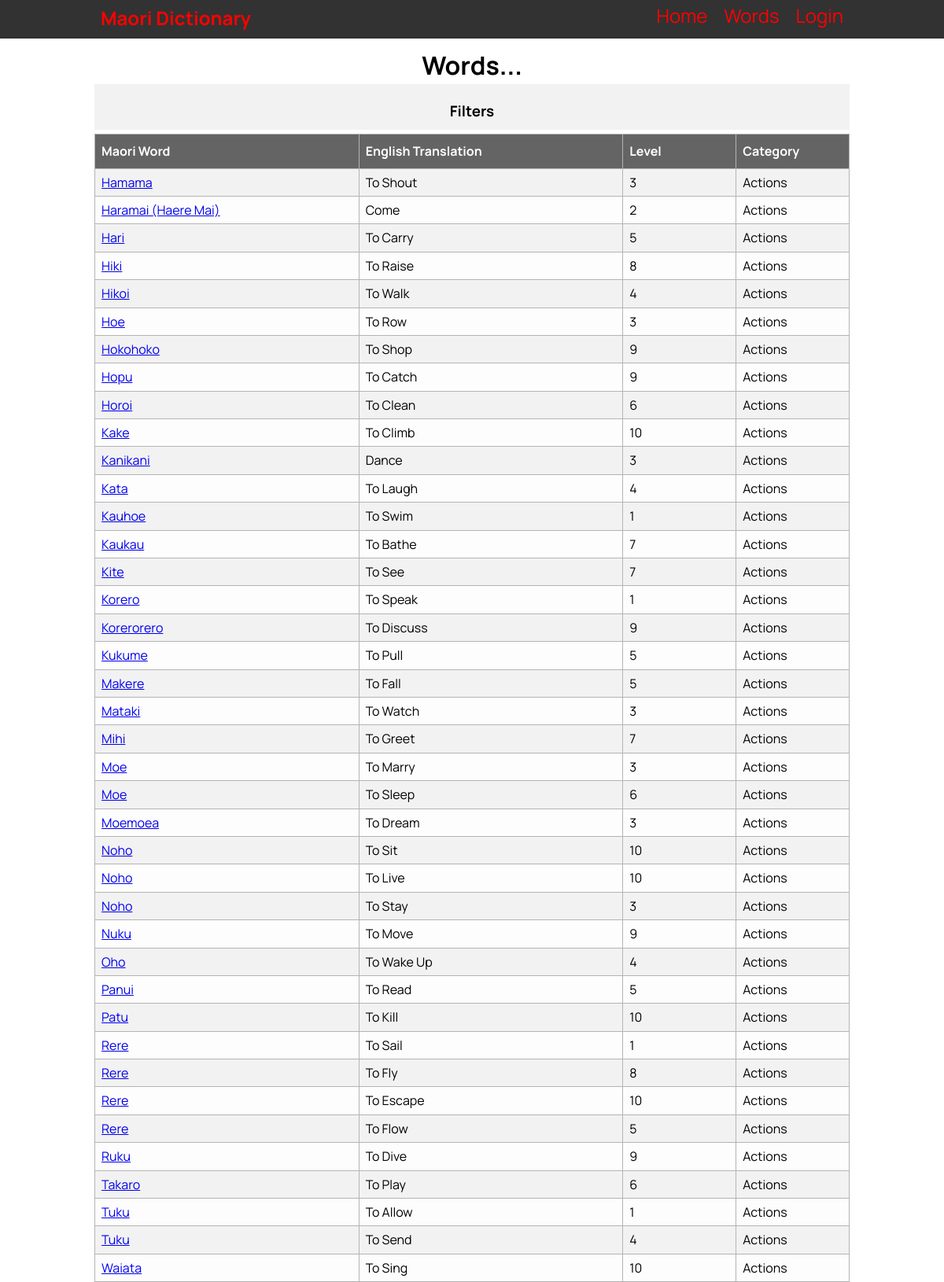
Screenshot of /word_list/1_0 with the database file from the repository.
### tables this page shows
CREATE TABLE "vocab_list"
(
    id                  integer
        constraint vocab_list_pk
            primary key autoincrement,
    maori_word          varchar(30),
    english_translation varchar(30),
    category            varchar(30),
    definition          varchar(100),
    level               integer,
    last_edited_time    date,
    last_edited_user    varchar(60)
, image_name varchar(30));

### app.py (the view)
@app.route('/word_list/<category_id>_<level_id>')
def render_word_list(category_id, level_id):
    con = create_connection(DATABASE)
    cur = con.cursor()
    query = "SELECT id, name FROM category"
    cur.execute(query)
    category_list = cur.fetchall()
    query = "SELECT id, number FROM level"
    cur.execute(query)
    level_list = cur.fetchall()
    category = category_list[int(category_id) - 1][1]
    level = int(level_id)
    if category_id == "0" and level_id == "0":
        query = "SELECT id, maori_word, english_translation, category, level FROM vocab_list"
        cur.execute(query)
    elif category_id != "0" and level_id == "0":
        query = "SELECT id, maori_word, english_translation, category, level FROM vocab_list WHERE category=?"
        cur.execute(query, (category,))
    elif category_id == "0" and level_id != "0":
        query = "SELECT id, maori_word, english_translation, category, level FROM vocab_list WHERE level=?"
        cur.execute(query, (level,))
    else:
        query = "SELECT id, maori_word, english_translation, category, level FROM vocab_list WHERE category=? AND level=?"
        cur.execute(query, (category, level))
    word_list = cur.fetchall()
    con.close()
    word_list = reformat_word_list(word_list)
    category_list = reformat_category_list(category_list)
    return render_template('word_list.html', page_name='Words', logged_in=is_logged_in(), admin=is_admin(),
                           word_list=word_list, category_list=category_list, level_list=level_list,
                           current_category=category_id, current_level=level_id)

### app.py (called while the page is built)
def create_connection(db_file):
    try:
        connection = sqlite3.connect(db_file)
        return connection
    except Error as e:
        print(e)
    return None

def is_logged_in():
    if session.get('email') is None:
        return False
    else:
        return True

def is_admin():
    if is_logged_in():
        if session.get('role') == "Teacher" or session.get('role') == "Admin":
            return True
        else:
            return False
    else:
        return False

def reformat_word_list(words):
    word_list = []
    for word in words:
        if len(word) == 4:
            word = (word[0], str(word[1]).title(), str(word[2]).title(), str(word[3]).title())
        elif len(word) == 5:
            word = (word[0], str(word[1]).title(), str(word[2]).title(), str(word[3]).title(), str(word[4]))
        word_list.append(word)
    return word_list

def reformat_category_list(categories):
    category_list = []
    for category in categories:
        category = (category[0], str(category[1]).title())
        category_list.append(category)
    return category_list

### templates/word_list.html (shortened to what this page needs)
{% extends "base.html" %}
{% block pageheading %}Words...{% endblock %}
{% block main %}
<div class="container">
  <button type="button" class="collapsible"><h3>Filters</h3></button>
</div>
<table class="list">
  <tr>
    <th style="width:35%">Maori Word</th>
    <th style="width:35%">English Translation</th>
    <th style="width:15%">Level</th>
    <th style="width:15%">Category</th>
  </tr>
  {% for word in word_list %}
    <tr>
      <td><a href="/individual_word/{{ word[0] }}">{{ word[1] }}</a></td>
      <td>{{ word[2] }}</td>
      <td>{{ word[4] }}</td>
      <td>{{ word[3] }}</td>
    </tr>
  {% endfor %}
</table>
{% endblock %}

### static/MDW.css (style rules this page uses)
* { font-family: 'Manrope', sans-serif; padding: 0; margin: 0; box-sizing: border-box; }
body { background-color: rgb(255, 255, 255); }
.container { width: 80vw; margin: auto; }
.container::after { content: ""; clear: both; display: table; }
h3, h4 { text-align: center; margin: 1.5rem 0 0.5rem 0; }
.collapsible { background-color: #f2f2f2; cursor: pointer; padding-bottom: 5px; width: 100%; outline: none; border: none; margin-top: 5px; margin-bottom: 5px; }
table { font-family: Arial, Helvetica, sans-serif; border-collapse: collapse; width: 100%; }
td, th { border: 1px solid #b4b4b4; padding: 8px; }
.list th, .info .header { padding-top: 12px; padding-bottom: 12px; text-align: left; background-color: #646464; color: white; }
.list { border: 1px solid #b4b4b4; }
.list tr:nth-child(odd) { background-color: #fdfdfd; }
.list tr:nth-child(even) { background-color: #f2f2f2; }

### rows the page displays
vocab_list: maori_word "Hamama", english_translation "To Shout", level "3", category "Actions"
vocab_list: maori_word "Haramai (Haere Mai)", english_translation "Come", word "2", category "Actions"
vocab_list: maori_word "Hari", english_translation "To Carry", level "5", category "Actions"
vocab_list: maori_word "Hiki", english_translation "To Raise", level "8", category "Actions"
vocab_list: maori_word "Hikoi", english_translation "To Walk", level "4", category "Actions"
vocab_list: maori_word "Hoe", english_translation "To Row", level "3", category "Actions"
vocab_list: maori_word "Hokohoko", english_translation "To Shop", level "9", category "Actions"
vocab_list: maori_word "Hopu", english_translation "To Catch", level "9", category "Actions"
vocab_list: maori_word "Horoi", english_translation "To Clean", level "6", category "Actions"
vocab_list: maori_word "Kake", english_translation "To Climb", word "10", category "Actions"
vocab_list: maori_word "Kanikani", english_translation "Dance", level "3", category "Actions"
vocab_list: maori_word "Kata", english_translation "To Laugh", level "4", category "Actions"
vocab_list: maori_word "Kauhoe", english_translation "To Swim", level "1", category "Actions"
vocab_list: maori_word "Kaukau", english_translation "To Bathe", level "7", category "Actions"
vocab_list: maori_word "Kite", english_translation "To See", level "7", category "Actions"
vocab_list: maori_word "Korero", english_translation "To Speak", level "1", category "Actions"
vocab_list: maori_word "Korerorero", english_translation "To Discuss", level "9", category "Actions"
vocab_list: maori_word "Kukume", english_translation "To Pull", level "5", category "Actions"
vocab_list: maori_word "Makere", english_translation "To Fall", level "5", category "Actions"
vocab_list: maori_word "Mataki", english_translation "To Watch", level "3", category "Actions"
vocab_list: maori_word "Mihi", english_translation "To Greet", level "7", category "Actions"
vocab_list: maori_word "Moe", english_translation "To Marry", level "3", category "Actions"
vocab_list: maori_word "Moe", english_translation "To Sleep", level "6", category "Actions"
vocab_list: maori_word "Moemoea", english_translation "To Dream", level "3", category "Actions"
vocab_list: maori_word "Noho", english_translation "To Sit", level "10", category "Actions"
vocab_list: maori_word "Noho", english_translation "To Live", level "10", category "Actions"
vocab_list: maori_word "Noho", english_translation "To Stay", level "3", category "Actions"
vocab_list: maori_word "Nuku", english_translation "To Move", level "9", category "Actions"
vocab_list: maori_word "Oho", english_translation "To Wake Up", level "4", category "Actions"
vocab_list: maori_word "Panui", english_translation "To Read", level "5", category "Actions"
vocab_list: maori_word "Patu", english_translation "To Kill", level "10", category "Actions"
vocab_list: maori_word "Rere", english_translation "To Sail", level "1", category "Actions"
vocab_list: maori_word "Rere", english_translation "To Fly", level "8", category "Actions"
vocab_list: maori_word "Rere", english_translation "To Escape", level "10", category "Actions"
vocab_list: maori_word "Rere", english_translation "To Flow", level "5", category "Actions"
vocab_list: maori_word "Ruku", english_translation "To Dive", level "9", category "Actions"
vocab_list: maori_word "Takaro", english_translation "To Play", level "6", category "Actions"
vocab_list: maori_word "Tuku", english_translation "To Allow", level "1", category "Actions"
vocab_list: maori_word "Tuku", english_translation "To Send", level "4", category "Actions"
vocab_list: maori_word "Waiata", english_translation "To Sing", level "10", category "Actions"
